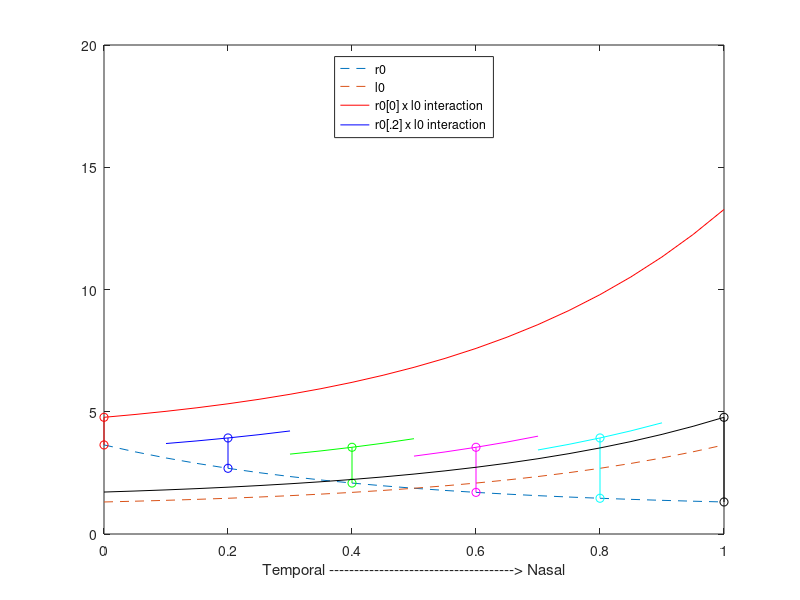
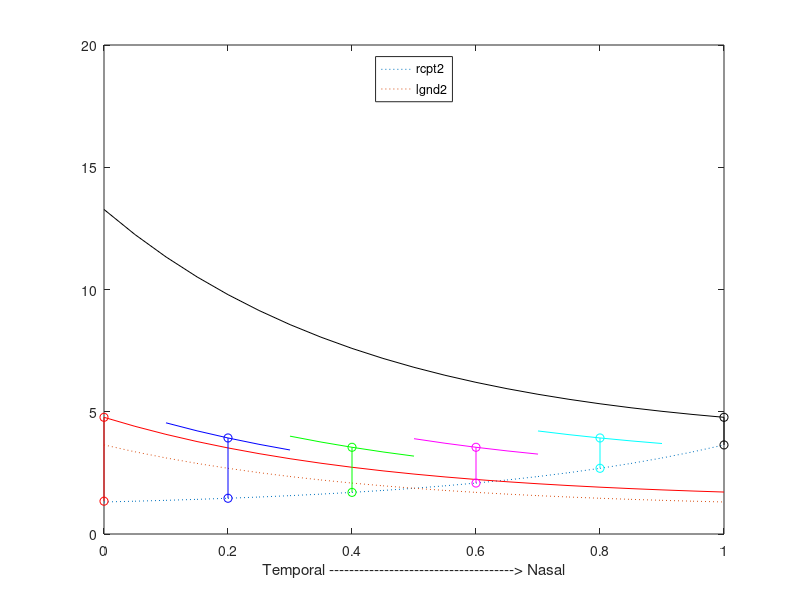
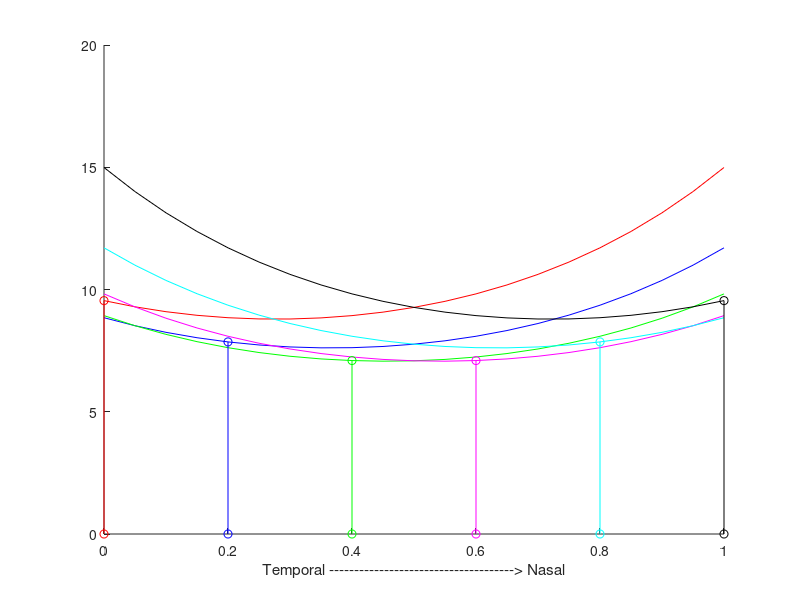

Write the MATLAB code that produced these figures, in order.
% Equations used in my modelling. See tissue.h and
% guidingtissue::exponential_expression and similar

x = [0:0.05:1];

_exp = 0.26 .* exp (2.3.*x) + 1.05;
_exp2 = 0.26 .* exp (1.1.*x) + 1.05;
_log = 2.32 + 1.29 .* log (2.3 .* (x+0.2));
_quad = 1.31 + 2.333 .* x .* x;
_lin = 1.31 + 2.333 .* x;

ki = 1.1
kd = 0.6

_exp_ki = _exp + ki;
_exp_ki_kd = _exp_ki - kd;
_exp_kd = _exp - kd;

_exp2_ki = _exp2 + ki;
_exp2_ki_kd = _exp2_ki - kd;
_exp2_kd = _exp2 - kd;

%% The J effect
_r0 = flip(_exp);
_l0 = _exp;
figure(1); clf;
plot (x, _r0, 'linestyle', '--'); % exp for receptors on retina
hold on;
plot (x, _l0, 'linestyle', '--'); % ligands
%%plot (x, _r0 .* _l0, 'color', colour.orchid2, 'linestyle', ':');
plot (x, _r0(1) .* _l0, 'r-');
plot (x(3:7), _r0(5) .* _l0(3:7), 'b');
plot (x(7:11), _r0(9) .* _l0(7:11), 'g');
plot (x(11:15), _r0(13) .* _l0(11:15), 'm');
plot (x(15:19), _r0(17) .* _l0(15:19), 'c');

plot ([x(1),x(1)], [_r0(1),_r0(1).*_l0(1)], 'ro-');
plot ([x(5),x(5)], [_r0(5),_r0(5).*_l0(5)], 'bo-');
plot ([x(9),x(9)], [_r0(9),_r0(9).*_l0(9)], 'go-');
plot ([x(13),x(13)], [_r0(13),_r0(13).*_l0(13)], 'mo-');
plot ([x(17),x(17)], [_r0(17),_r0(17).*_l0(17)], 'co-');

plot (x, _r0(21) .* _l0, 'k');
plot ([x(21),x(21)], [_r0(21),_r0(21).*_l0(21)], 'ko-');
lg = legend (['r0';'l0';'r0[0] x l0 interaction';'r0[.2] x l0 interaction'],'Location','North');

_r2 = _exp; % opposing ligands
_l2 = flip(_exp); % opposing receptors
figure(2); clf;
plot (x, _r2, 'linestyle', ':');
hold on;
plot (x, _l2, 'linestyle', ':'); % ligands
%%plot (x, _r2 .* _l2, 'color', colour.orchid2, 'linestyle', ':');
%%plot (x(1:3), _r2(1) .* _l2(1:3), 'r-');
plot (x, _r2(1) .* _l2, 'r');
plot ([x(1),x(1)], [_r2(2),_r2(1).*_l2(1)], 'ro-');
plot (x(3:7), _r2(5) .* _l2(3:7), 'b');
plot ([x(5),x(5)], [_r2(5),_r2(5).*_l2(5)], 'bo-');
plot (x(7:11), _r2(9) .* _l2(7:11), 'g');
plot ([x(9),x(9)], [_r2(9),_r2(9).*_l2(9)], 'go-');
plot (x(11:15), _r2(13) .* _l2(11:15), 'm');
plot ([x(13),x(13)], [_r2(13),_r2(13).*_l2(13)], 'mo-');
plot (x(15:19), _r2(17) .* _l2(15:19), 'c');
%%plot (x, _r2(17) .* _l2, 'k');
plot ([x(17),x(17)], [_r2(17),_r2(17).*_l2(17)], 'co-');

plot (x, _r2(21) .* _l2, 'k');
plot ([x(21),x(21)], [_r2(21),_r2(21).*_l2(21)], 'ko-');

lg = legend (['rcpt2';'lgnd2'],'Location','North');

%% Now plot combined repulsion due to both receptor/ligand pairs

figure(3)
clf; hold on;
plot (x, _r2(1) .* _l2 + _r0(1) .* _l0, 'r-');
plot (x, _r2(5) .* _l2 + _r0(5) .* _l0, 'b-');
plot (x, _r2(9) .* _l2 + _r0(9) .* _l0, 'g-');
plot (x, _r2(13) .* _l2 + _r0(13) .* _l0, 'm-');
plot (x, _r2(17) .* _l2 + _r0(17) .* _l0, 'c-');
plot (x, _r2(21) .* _l2 + _r0(21) .* _l0, 'k-');
plot ([x(1),x(1)], [0,_r2(1).*_l2(1)+_r0(1).*_l0(1)], 'ro-');
plot ([x(5),x(5)], [0,_r2(5).*_l2(5)+_r0(5).*_l0(5)], 'bo-');
plot ([x(9),x(9)], [0,_r2(9).*_l2(9)+_r0(9).*_l0(9)], 'go-');
plot ([x(13),x(13)], [0,_r2(13).*_l2(13)+_r0(13).*_l0(13)], 'mo-');
plot ([x(17),x(17)], [0,_r2(17).*_l2(17)+_r0(17).*_l0(17)], 'co-');
plot ([x(21),x(21)], [0,_r2(21).*_l2(21)+_r0(21).*_l0(21)], 'ko-');

% figure(4)
% clf; hold on;
% plot (x(1:3), _r2(1) .* _l2(1:3) + _r0(1) .* _l0(1:3), 'r--');
% plot (x(3:7), _r2(5) .* _l2(3:7) + _r0(5) .* _l0(3:7), 'b--');
% plot (x(7:11), _r2(9) .* _l2(7:11) + _r0(9) .* _l0(7:11), 'g--');
% plot (x(11:15), _r2(13) .* _l2(11:15) + _r0(13) .* _l0(11:15), 'm--');
% plot (x(15:19), _r2(17) .* _l2(15:19) + _r0(17) .* _l0(15:19), 'c--');
% plot (x(17:21), _r2(21) .* _l2(17:21) + _r0(21) .* _l0(17:21), 'k--');


strlbl = ['Temporal -------------------------------------> Nasal'];
figure(1)
ylim([0,20])
xlabel(strlbl)
figure(2)
ylim([0,20])
xlabel(strlbl)
figure(3)
ylim([0,20])
xlabel(strlbl)
